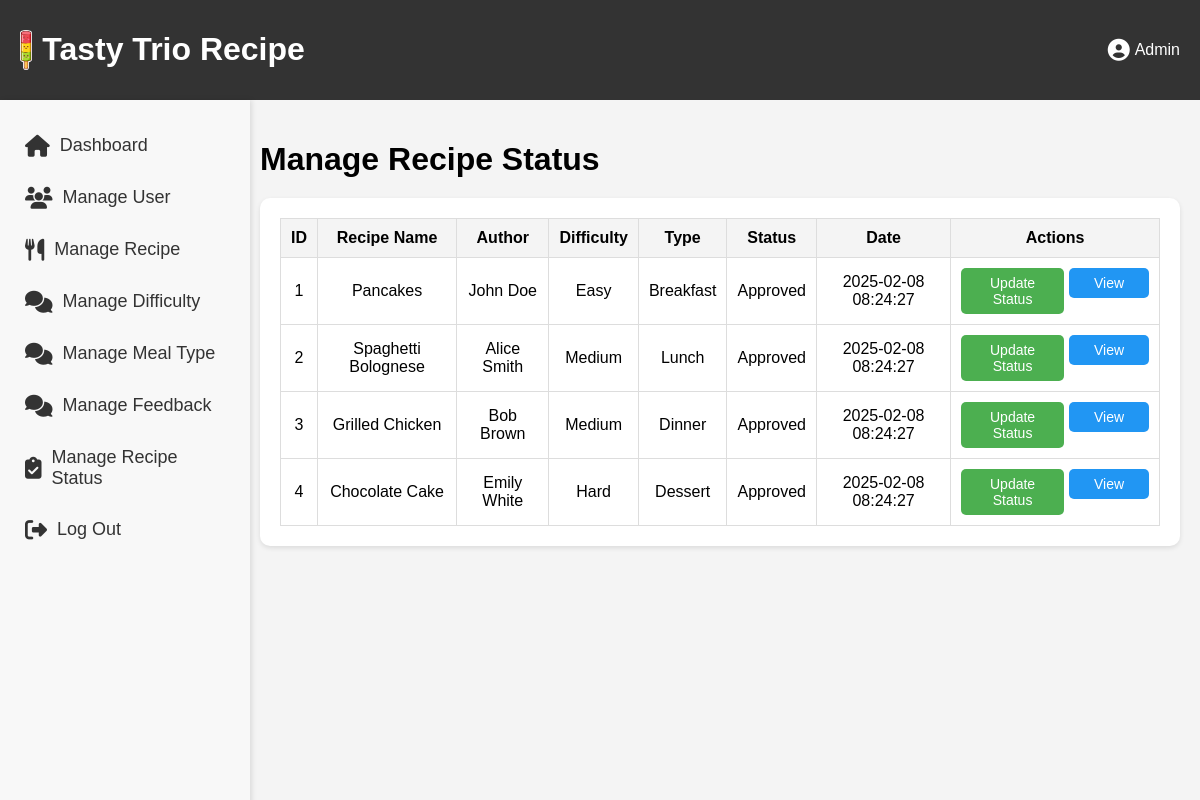
The page /manage_recipe_status.php on the database as committed earlier.
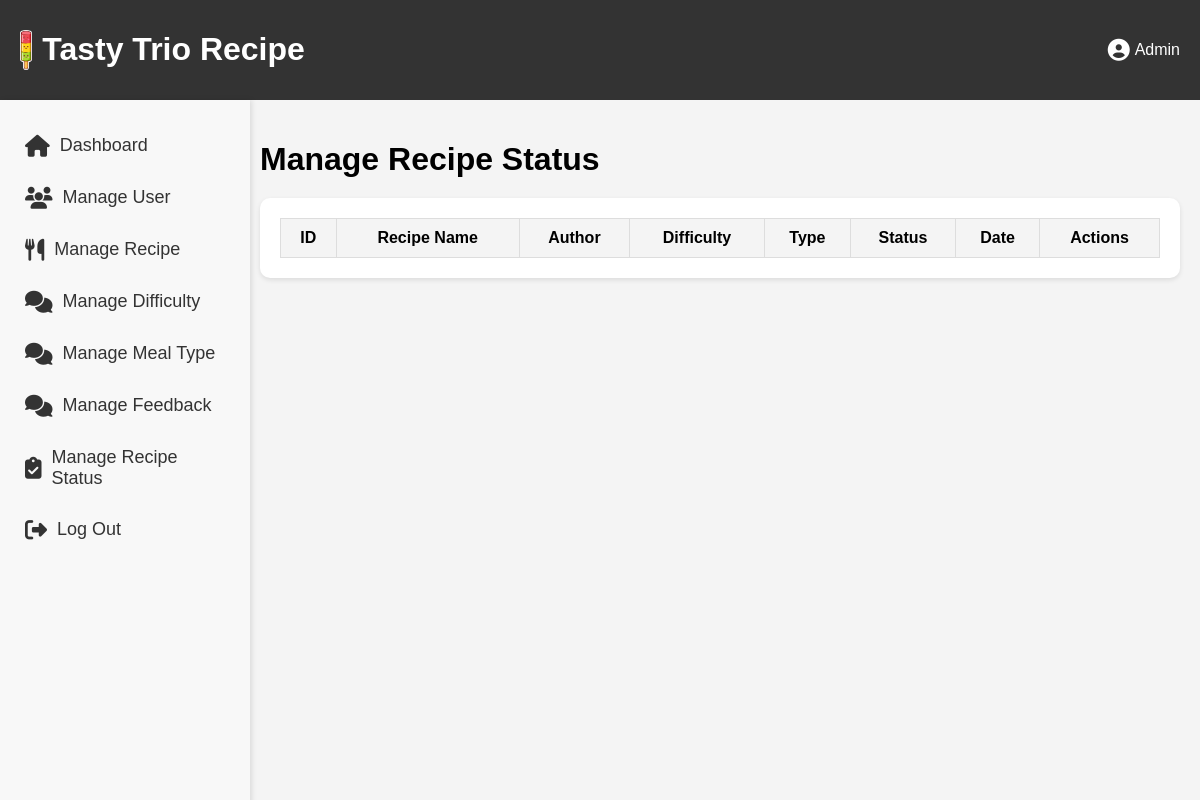
The same page on the database as committed later.
### tables this page shows
CREATE TABLE `recipe` (
  `recipeID` int(11) NOT NULL,
  `recipeImg` varchar(255) DEFAULT NULL,
  `recipeName` varchar(255) NOT NULL,
  `recipeIngred` text NOT NULL,
  `recipeDesc` text NOT NULL,
  `recipeDate` timestamp NOT NULL DEFAULT current_timestamp(),
  `recipeStatus` varchar(255) NOT NULL,
  `userID` int(11) DEFAULT NULL,
  `diffID` int(11) DEFAULT NULL,
  `typeID` int(11) DEFAULT NULL,
  `favID` int(11) DEFAULT NULL,
  `feedbackID` int(11) DEFAULT NULL
);

CREATE TABLE `registered_user` (
  `userID` int(11) NOT NULL,
  `userImg` varchar(255) DEFAULT NULL,
  `userName` varchar(255) NOT NULL,
  `userEmail` varchar(255) NOT NULL,
  `userPass` varchar(255) NOT NULL,
  `userBio` text DEFAULT NULL,
  `favID` int(11) DEFAULT NULL,
  `reset_token` varchar(255) DEFAULT NULL
);

CREATE TABLE `meal_difficulty` (
  `diffID` int(11) NOT NULL,
  `mealDiff` varchar(255) NOT NULL
);

CREATE TABLE `meal_type` (
  `typeID` int(11) NOT NULL,
  `mealType` varchar(255) NOT NULL
);

### manage_recipe_status.php (the view, shortened to what this page needs)
<?php
include 'db.php';
$query = "SELECT recipe.recipeID, recipe.recipeName, recipe.recipeStatus, recipe.recipeDate,
                 registered_user.userName, meal_difficulty.mealDiff, meal_type.mealType
          FROM recipe
          LEFT JOIN registered_user ON recipe.userID = registered_user.userID
          LEFT JOIN meal_difficulty ON recipe.diffID = meal_difficulty.diffID
          LEFT JOIN meal_type ON recipe.typeID = meal_type.typeID";
$result = $conn->query($query);
?>
<!DOCTYPE html>
<html lang="en">
<head>
    <link rel="stylesheet" href="https://cdnjs.cloudflare.com/ajax/libs/font-awesome/6.4.2/css/all.min.css">
</head>
<body>
    <?php include('admin_Side_Nav.php'); ?>
    <div class="main-content">
        <h1>Manage Recipe Status</h1>
        <div class="table-container">
            <table>
                <thead>
                    <tr>
                        <th>ID</th>
                        <th>Recipe Name</th>
                        <th>Author</th>
                        <th>Difficulty</th>
                        <th>Type</th>
                        <th>Status</th>
                        <th>Date</th>
                        <th>Actions</th>
                    </tr>
                </thead>
                <tbody>
                    <?php while ($row = $result->fetch_assoc()) { ?>
                        <tr>
                            <td><?= $row['recipeID'] ?></td>
                            <td><?= $row['recipeName'] ?></td>
                            <td><?= $row['userName'] ?: 'Guest' ?></td>
                            <td><?= $row['mealDiff'] ?: 'Unknown' ?></td>
                            <td><?= $row['mealType'] ?: 'Unknown' ?></td>
                            <td><?= $row['recipeStatus'] ?></td>
                            <td><?= $row['recipeDate'] ?></td>
                            <td>
                                <div class="action-buttons">
                                    <button class="edit-btn" onclick="openEditModal('<?= $row['recipeID'] ?>', '<?= $row['recipeStatus'] ?>')">Update Status</button>
                                    <a href="view_recipe.php?id=<?= $row['recipeID'] ?>" target="_blank">
                                        <button class="view-btn">View</button>
                                    </a>
                                </div>
                            </td>
                        </tr>
                    <?php } ?>
                </tbody>
            </table>
        </div>
    </div>
</body>
</html>

Rows that differ between the two databases and show on the page:
removed recipe: recipeID "1", recipeName "Pancakes", userID.userName "John Doe", diffID.mealDiff "Easy", typeID.mealType "Breakfast", recipeStatus "Approved", recipeDate "2025-02-08 08:24:27"
removed recipe: recipeID "2", recipeName "Spaghetti Bolognese", userID.userName "Alice Smith", diffID.mealDiff "Medium", typeID.mealType "Lunch", recipeStatus "Approved", recipeDate "2025-02-08 08:24:27"
removed recipe: recipeID "3", recipeName "Grilled Chicken", userID.userName "Bob Brown", diffID.mealDiff "Medium", typeID.mealType "Dinner", recipeStatus "Approved", recipeDate "2025-02-08 08:24:27"
removed recipe: recipeID "4", recipeName "Chocolate Cake", userID.userName "Emily White", diffID.mealDiff "Hard", typeID.mealType "Dessert", recipeStatus "Approved", recipeDate "2025-02-08 08:24:27"
